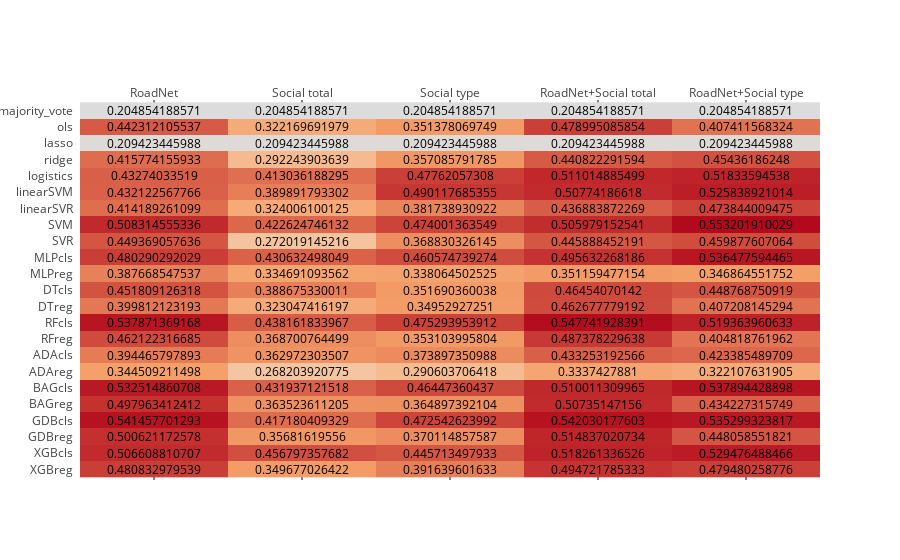

The code cell stored with this chart in its notebook:
### Code cell
fig = ff.create_annotated_heatmap(z=dtb.values, x=dtb.columns.tolist(), y=dtb.index.tolist(), colorscale='magma')
fig['layout'].update(yaxis=dict(autorange='reversed'))
iplot(fig)

### Figure 1 — Plotly figure (JSON) as saved in the notebook; plotly's stock layout.template omitted (floating-point values rounded to 4 significant figures)
{"data": [{"colorscale": "magma", "showscale": false, "type": "heatmap", "x": ["RoadNet", "Social total", "Social type", "RoadNet+Social total", "RoadNet+Social type"], "y": ["majority_vote", "ols", "lasso", "ridge", "logistics", "linearSVM", "linearSVR", "SVM", "SVR", "MLPcls", "MLPreg", "DTcls", "DTreg", "RFcls", "RFreg", "ADAcls", "ADAreg", "BAGcls", "BAGreg", "GDBcls", "GDBreg", "XGBcls", "XGBreg"], "z": [[0.2049, 0.2049, 0.2049, 0.2049, 0.2049], [0.4423, 0.3222, 0.3514, 0.479, 0.4074], [0.2094, 0.2094, 0.2094, 0.2094, 0.2094], [0.4158, 0.2922, 0.3571, 0.4408, 0.4544], [0.4327, 0.413, 0.4776, 0.511, 0.5183], [0.4321, 0.3899, 0.4901, 0.5077, 0.5258], [0.4142, 0.324, 0.3817, 0.4369, 0.4738], [0.5083, 0.4226, 0.474, 0.506, 0.5532], [0.4494, 0.272, 0.3688, 0.4459, 0.4599], [0.4803, 0.4306, 0.4606, 0.4956, 0.5365], [0.3877, 0.3347, 0.3381, 0.3512, 0.3469], [0.4518, 0.3887, 0.3517, 0.4645, 0.4488], [0.3998, 0.323, 0.3495, 0.4627, 0.4072], [0.5379, 0.4382, 0.4753, 0.5477, 0.5194], [0.4621, 0.3687, 0.3531, 0.4874, 0.4048], [0.3945, 0.363, 0.3739, 0.4333, 0.4234], [0.3445, 0.2682, 0.2906, 0.3337, 0.3221], [0.5325, 0.4319, 0.4645, 0.51, 0.5379], [0.498, 0.3635, 0.3649, 0.5074, 0.4342], [0.5415, 0.4172, 0.4725, 0.542, 0.5353], [0.5006, 0.3568, 0.3701, 0.5148, 0.4481], [0.5066, 0.4568, 0.4457, 0.5183, 0.5295], [0.4808, 0.3497, 0.3916, 0.4947, 0.4795]]}], "layout": {"annotations": [{"font": {"color": "#000000"}, "showarrow": false, "text": "0.204854188571", "x": "RoadNet", "xref": "x1", "y": "majority_vote", "yref": "y1"}, {"font": {"color": "#000000"}, "showarrow": false, "text": "0.204854188571", "x": "Social total", "xref": "x1", "y": "majority_vote", "yref": "y1"}, {"font": {"color": "#000000"}, "showarrow": false, "text": "0.204854188571", "x": "Social type", "xref": "x1", "y": "majority_vote", "yref": "y1"}, {"font": {"color": "#000000"}, "showarrow": false, "text": "0.204854188571", "x": "RoadNet+Social total", "xref": "x1", "y": "majority_vote", "yref": "y1"}, {"font": {"color": "#000000"}, "showarrow": false, "text": "0.204854188571", "x": "RoadNet+Social type", "xref": "x1", "y": "majority_vote", "yref": "y1"}, {"font": {"color": "#000000"}, "showarrow": false, "text": "0.442312105537", "x": "RoadNet", "xref": "x1", "y": "ols", "yref": "y1"}, {"font": {"color": "#000000"}, "showarrow": false, "text": "0.322169691979", "x": "Social total", "xref": "x1", "y": "ols", "yref": "y1"}, {"font": {"color": "#000000"}, "showarrow": false, "text": "0.351378069749", "x": "Social type", "xref": "x1", "y": "ols", "yref": "y1"}, {"font": {"color": "#000000"}, "showarrow": false, "text": "0.478995085854", "x": "RoadNet+Social total", "xref": "x1", "y": "ols", "yref": "y1"}, {"font": {"color": "#000000"}, "showarrow": false, "text": "0.407411568324", "x": "RoadNet+Social type", "xref": "x1", "y": "ols", "yref": "y1"}, {"font": {"color": "#000000"}, "showarrow": false, "text": "0.209423445988", "x": "RoadNet", "xref": "x1", "y": "lasso", "yref": "y1"}, {"font": {"color": "#000000"}, "showarrow": false, "text": "0.209423445988", "x": "Social total", "xref": "x1", "y": "lasso", "yref": "y1"}, {"font": {"color": "#000000"}, "showarrow": false, "text": "0.209423445988", "x": "Social type", "xref": "x1", "y": "lasso", "yref": "y1"}, {"font": {"color": "#000000"}, "showarrow": false, "text": "0.209423445988", "x": "RoadNet+Social total", "xref": "x1", "y": "lasso", "yref": "y1"}, {"font": {"color": "#000000"}, "showarrow": false, "text": "0.209423445988", "x": "RoadNet+Social type", "xref": "x1", "y": "lasso", "yref": "y1"}, {"font": {"color": "#000000"}, "showarrow": false, "text": "0.415774155933", "x": "RoadNet", "xref": "x1", "y": "ridge", "yref": "y1"}, {"font": {"color": "#000000"}, "showarrow": false, "text": "0.292243903639", "x": "Social total", "xref": "x1", "y": "ridge", "yref": "y1"}, {"font": {"color": "#000000"}, "showarrow": false, "text": "0.357085791785", "x": "Social type", "xref": "x1", "y": "ridge", "yref": "y1"}, {"font": {"color": "#000000"}, "showarrow": false, "text": "0.440822291594", "x": "RoadNet+Social total", "xref": "x1", "y": "ridge", "yref": "y1"}, {"font": {"color": "#000000"}, "showarrow": false, "text": "0.45436186248", "x": "RoadNet+Social type", "xref": "x1", "y": "ridge", "yref": "y1"}, {"font": {"color": "#000000"}, "showarrow": false, "text": "0.43274033519", "x": "RoadNet", "xref": "x1", "y": "logistics", "yref": "y1"}, {"font": {"color": "#000000"}, "showarrow": false, "text": "0.413036188295", "x": "Social total", "xref": "x1", "y": "logistics", "yref": "y1"}, {"font": {"color": "#000000"}, "showarrow": false, "text": "0.47762057308", "x": "Social type", "xref": "x1", "y": "logistics", "yref": "y1"}, {"font": {"color": "#000000"}, "showarrow": false, "text": "0.511014885499", "x": "RoadNet+Social total", "xref": "x1", "y": "logistics", "yref": "y1"}, {"font": {"color": "#000000"}, "showarrow": false, "text": "0.51833594538", "x": "RoadNet+Social type", "xref": "x1", "y": "logistics", "yref": "y1"}, {"font": {"color": "#000000"}, "showarrow": false, "text": "0.432122567766", "x": "RoadNet", "xref": "x1", "y": "linearSVM", "yref": "y1"}, {"font": {"color": "#000000"}, "showarrow": false, "text": "0.389891793302", "x": "Social total", "xref": "x1", "y": "linearSVM", "yref": "y1"}, {"font": {"color": "#000000"}, "showarrow": false, "text": "0.490117685355", "x": "Social type", "xref": "x1", "y": "linearSVM", "yref": "y1"}, {"font": {"color": "#000000"}, "showarrow": false, "text": "0.50774186618", "x": "RoadNet+Social total", "xref": "x1", "y": "linearSVM", "yref": "y1"}, {"font": {"color": "#000000"}, "showarrow": false, "text": "0.525838921014", "x": "RoadNet+Social type", "xref": "x1", "y": "linearSVM", "yref": "y1"}, {"font": {"color": "#000000"}, "showarrow": false, "text": "0.414189261099", "x": "RoadNet", "xref": "x1", "y": "linearSVR", "yref": "y1"}, {"font": {"color": "#000000"}, "showarrow": false, "text": "0.324006100125", "x": "Social total", "xref": "x1", "y": "linearSVR", "yref": "y1"}, {"font": {"color": "#000000"}, "showarrow": false, "text": "0.381738930922", "x": "Social type", "xref": "x1", "y": "linearSVR", "yref": "y1"}, {"font": {"color": "#000000"}, "showarrow": false, "text": "0.436883872269", "x": "RoadNet+Social total", "xref": "x1", "y": "linearSVR", "yref": "y1"}, {"font": {"color": "#000000"}, "showarrow": false, "text": "0.473844009475", "x": "RoadNet+Social type", "xref": "x1", "y": "linearSVR", "yref": "y1"}, {"font": {"color": "#000000"}, "showarrow": false, "text": "0.508314555336", "x": "RoadNet", "xref": "x1", "y": "SVM", "yref": "y1"}, {"font": {"color": "#000000"}, "showarrow": false, "text": "0.422624746132", "x": "Social total", "xref": "x1", "y": "SVM", "yref": "y1"}, {"font": {"color": "#000000"}, "showarrow": false, "text": "0.474001363549", "x": "Social type", "xref": "x1", "y": "SVM", "yref": "y1"}, {"font": {"color": "#000000"}, "showarrow": false, "text": "0.505979152541", "x": "RoadNet+Social total", "xref": "x1", "y": "SVM", "yref": "y1"}, {"font": {"color": "#000000"}, "showarrow": false, "text": "0.553201910029", "x": "RoadNet+Social type", "xref": "x1", "y": "SVM", "yref": "y1"}, {"font": {"color": "#000000"}, "showarrow": false, "text": "0.449369057636", "x": "RoadNet", "xref": "x1", "y": "SVR", "yref": "y1"}, {"font": {"color": "#000000"}, "showarrow": false, "text": "0.272019145216", "x": "Social total", "xref": "x1", "y": "SVR", "yref": "y1"}, {"font": {"color": "#000000"}, "showarrow": false, "text": "0.368830326145", "x": "Social type", "xref": "x1", "y": "SVR", "yref": "y1"}, {"font": {"color": "#000000"}, "showarrow": false, "text": "0.445888452191", "x": "RoadNet+Social total", "xref": "x1", "y": "SVR", "yref": "y1"}, {"font": {"color": "#000000"}, "showarrow": false, "text": "0.459877607064", "x": "RoadNet+Social type", "xref": "x1", "y": "SVR", "yref": "y1"}, {"font": {"color": "#000000"}, "showarrow": false, "text": "0.480290292029", "x": "RoadNet", "xref": "x1", "y": "MLPcls", "yref": "y1"}, {"font": {"color": "#000000"}, "showarrow": false, "text": "0.430632498049", "x": "Social total", "xref": "x1", "y": "MLPcls", "yref": "y1"}, {"font": {"color": "#000000"}, "showarrow": false, "text": "0.460574739274", "x": "Social type", "xref": "x1", "y": "MLPcls", "yref": "y1"}, {"font": {"color": "#000000"}, "showarrow": false, "text": "0.495632268186", "x": "RoadNet+Social total", "xref": "x1", "y": "MLPcls", "yref": "y1"}, {"font": {"color": "#000000"}, "showarrow": false, "text": "0.536477594465", "x": "RoadNet+Social type", "xref": "x1", "y": "MLPcls", "yref": "y1"}, {"font": {"color": "#000000"}, "showarrow": false, "text": "0.387668547537", "x": "RoadNet", "xref": "x1", "y": "MLPreg", "yref": "y1"}, {"font": {"color": "#000000"}, "showarrow": false, "text": "0.334691093562", "x": "Social total", "xref": "x1", "y": "MLPreg", "yref": "y1"}, {"font": {"color": "#000000"}, "showarrow": false, "text": "0.338064502525", "x": "Social type", "xref": "x1", "y": "MLPreg", "yref": "y1"}, {"font": {"color": "#000000"}, "showarrow": false, "text": "0.351159477154", "x": "RoadNet+Social total", "xref": "x1", "y": "MLPreg", "yref": "y1"}, {"font": {"color": "#000000"}, "showarrow": false, "text": "0.346864551752", "x": "RoadNet+Social type", "xref": "x1", "y": "MLPreg", "yref": "y1"}, {"font": {"color": "#000000"}, "showarrow": false, "text": "0.451809126318", "x": "RoadNet", "xref": "x1", "y": "DTcls", "yref": "y1"}, {"font": {"color": "#000000"}, "showarrow": false, "text": "0.388675330011", "x": "Social total", "xref": "x1", "y": "DTcls", "yref": "y1"}, {"font": {"color": "#000000"}, "showarrow": false, "text": "0.351690360038", "x": "Social type", "xref": "x1", "y": "DTcls", "yref": "y1"}, {"font": {"color": "#000000"}, "showarrow": false, "text": "0.46454070142", "x": "RoadNet+Social total", "xref": "x1", "y": "DTcls", "yref": "y1"}, {"font": {"color": "#000000"}, "showarrow": false, "text": "0.448768750919", "x": "RoadNet+Social type", "xref": "x1", "y": "DTcls", "yref": "y1"}, {"font": {"color": "#000000"}, "showarrow": false, "text": "0.399812123193", "x": "RoadNet", "xref": "x1", "y": "DTreg", "yref": "y1"}, {"font": {"color": "#000000"}, "showarrow": false, "text": "0.323047416197", "x": "Social total", "xref": "x1", "y": "DTreg", "yref": "y1"}, {"font": {"color": "#000000"}, "showarrow": false, "text": "0.34952927251", "x": "Social type", "xref": "x1", "y": "DTreg", "yref": "y1"}, {"font": {"color": "#000000"}, "showarrow": false, "text": "0.462677779192", "x": "RoadNet+Social total", "xref": "x1", "y": "DTreg", "yref": "y1"}, {"font": {"color": "#000000"}, "showarrow": false, "text": "0.407208145294", "x": "RoadNet+Social type", "xref": "x1", "y": "DTreg", "yref": "y1"}, {"font": {"color": "#000000"}, "showarrow": false, "text": "0.537871369168", "x": "RoadNet", "xref": "x1", "y": "RFcls", "yref": "y1"}, {"font": {"color": "#000000"}, "showarrow": false, "text": "0.438161833967", "x": "Social total", "xref": "x1", "y": "RFcls", "yref": "y1"}, {"font": {"color": "#000000"}, "showarrow": false, "text": "0.475293953912", "x": "Social type", "xref": "x1", "y": "RFcls", "yref": "y1"}, {"font": {"color": "#000000"}, "showarrow": false, "text": "0.547741928391", "x": "RoadNet+Social total", "xref": "x1", "y": "RFcls", "yref": "y1"}, {"font": {"color": "#000000"}, "showarrow": false, "text": "0.519363960633", "x": "RoadNet+Social type", "xref": "x1", "y": "RFcls", "yref": "y1"}, {"font": {"color": "#000000"}, "showarrow": false, "text": "0.462122316685", "x": "RoadNet", "xref": "x1", "y": "RFreg", "yref": "y1"}, {"font": {"color": "#000000"}, "showarrow": false, "text": "0.368700764499", "x": "Social total", "xref": "x1", "y": "RFreg", "yref": "y1"}, {"font": {"color": "#000000"}, "showarrow": false, "text": "0.353103995804", "x": "Social type", "xref": "x1", "y": "RFreg", "yref": "y1"}, {"font": {"color": "#000000"}, "showarrow": false, "text": "0.487378229638", "x": "RoadNet+Social total", "xref": "x1", "y": "RFreg", "yref": "y1"}, {"font": {"color": "#000000"}, "showarrow": false, "text": "0.404818761962", "x": "RoadNet+Social type", "xref": "x1", "y": "RFreg", "yref": "y1"}, {"font": {"color": "#000000"}, "showarrow": false, "text": "0.394465797893", "x": "RoadNet", "xref": "x1", "y": "ADAcls", "yref": "y1"}, {"font": {"color": "#000000"}, "showarrow": false, "text": "0.362972303507", "x": "Social total", "xref": "x1", "y": "ADAcls", "yref": "y1"}, {"font": {"color": "#000000"}, "showarrow": false, "text": "0.373897350988", "x": "Social type", "xref": "x1", "y": "ADAcls", "yref": "y1"}, {"font": {"color": "#000000"}, "showarrow": false, "text": "0.433253192566", "x": "RoadNet+Social total", "xref": "x1", "y": "ADAcls", "yref": "y1"}, {"font": {"color": "#000000"}, "showarrow": false, "text": "0.423385489709", "x": "RoadNet+Social type", "xref": "x1", "y": "ADAcls", "yref": "y1"}, {"font": {"color": "#000000"}, "showarrow": false, "text": "0.344509211498", "x": "RoadNet", "xref": "x1", "y": "ADAreg", "yref": "y1"}, {"font": {"color": "#000000"}, "showarrow": false, "text": "0.268203920775", "x": "Social total", "xref": "x1", "y": "ADAreg", "yref": "y1"}, {"font": {"color": "#000000"}, "showarrow": false, "text": "0.290603706418", "x": "Social type", "xref": "x1", "y": "ADAreg", "yref": "y1"}, {"font": {"color": "#000000"}, "showarrow": false, "text": "0.3337427881", "x": "RoadNet+Social total", "xref": "x1", "y": "ADAreg", "yref": "y1"}, {"font": {"color": "#000000"}, "showarrow": false, "text": "0.322107631905", "x": "RoadNet+Social type", "xref": "x1", "y": "ADAreg", "yref": "y1"}, {"font": {"color": "#000000"}, "showarrow": false, "text": "0.532514860708", "x": "RoadNet", "xref": "x1", "y": "BAGcls", "yref": "y1"}, {"font": {"color": "#000000"}, "showarrow": false, "text": "0.431937121518", "x": "Social total", "xref": "x1", "y": "BAGcls", "yref": "y1"}, {"font": {"color": "#000000"}, "showarrow": false, "text": "0.46447360437", "x": "Social type", "xref": "x1", "y": "BAGcls", "yref": "y1"}, {"font": {"color": "#000000"}, "showarrow": false, "text": "0.510011309965", "x": "RoadNet+Social total", "xref": "x1", "y": "BAGcls", "yref": "y1"}, {"font": {"color": "#000000"}, "showarrow": false, "text": "0.537894428898", "x": "RoadNet+Social type", "xref": "x1", "y": "BAGcls", "yref": "y1"}, {"font": {"color": "#000000"}, "showarrow": false, "text": "0.497963412412", "x": "RoadNet", "xref": "x1", "y": "BAGreg", "yref": "y1"}, {"font": {"color": "#000000"}, "showarrow": false, "text": "0.363523611205", "x": "Social total", "xref": "x1", "y": "BAGreg", "yref": "y1"}, {"font": {"color": "#000000"}, "showarrow": false, "text": "0.364897392104", "x": "Social type", "xref": "x1", "y": "BAGreg", "yref": "y1"}, {"font": {"color": "#000000"}, "showarrow": false, "text": "0.50735147156", "x": "RoadNet+Social total", "xref": "x1", "y": "BAGreg", "yref": "y1"}, {"font": {"color": "#000000"}, "showarrow": false, "text": "0.434227315749", "x": "RoadNet+Social type", "xref": "x1", "y": "BAGreg", "yref": "y1"}, {"font": {"color": "#000000"}, "showarrow": false, "text": "0.541457701293", "x": "RoadNet", "xref": "x1", "y": "GDBcls", "yref": "y1"}, {"font": {"color": "#000000"}, "showarrow": false, "text": "0.417180409329", "x": "Social total", "xref": "x1", "y": "GDBcls", "yref": "y1"}, {"font": {"color": "#000000"}, "showarrow": false, "text": "0.472542623992", "x": "Social type", "xref": "x1", "y": "GDBcls", "yref": "y1"}, {"font": {"color": "#000000"}, "showarrow": false, "text": "0.542030177603", "x": "RoadNet+Social total", "xref": "x1", "y": "GDBcls", "yref": "y1"}, {"font": {"color": "#000000"}, "showarrow": false, "text": "0.535299323817", "x": "RoadNet+Social type", "xref": "x1", "y": "GDBcls", "yref": "y1"}, {"font": {"color": "#000000"}, "showarrow": false, "text": "0.500621172578", "x": "RoadNet", "xref": "x1", "y": "GDBreg", "yref": "y1"}, {"font": {"color": "#000000"}, "showarrow": false, "text": "0.35681619556", "x": "Social total", "xref": "x1", "y": "GDBreg", "yref": "y1"}, {"font": {"color": "#000000"}, "showarrow": false, "text": "0.370114857587", "x": "Social type", "xref": "x1", "y": "GDBreg", "yref": "y1"}, {"font": {"color": "#000000"}, "showarrow": false, "text": "0.514837020734", "x": "RoadNet+Social total", "xref": "x1", "y": "GDBreg", "yref": "y1"}, {"font": {"color": "#000000"}, "showarrow": false, "text": "0.448058551821", "x": "RoadNet+Social type", "xref": "x1", "y": "GDBreg", "yref": "y1"}, {"font": {"color": "#000000"}, "showarrow": false, "text": "0.506608810707", "x": "RoadNet", "xref": "x1", "y": "XGBcls", "yref": "y1"}, {"font": {"color": "#000000"}, "showarrow": false, "text": "0.456797357682", "x": "Social total", "xref": "x1", "y": "XGBcls", "yref": "y1"}, {"font": {"color": "#000000"}, "showarrow": false, "text": "0.445713497933", "x": "Social type", "xref": "x1", "y": "XGBcls", "yref": "y1"}, {"font": {"color": "#000000"}, "showarrow": false, "text": "0.518261336526", "x": "RoadNet+Social total", "xref": "x1", "y": "XGBcls", "yref": "y1"}, {"font": {"color": "#000000"}, "showarrow": false, "text": "0.529476488466", "x": "RoadNet+Social type", "xref": "x1", "y": "XGBcls", "yref": "y1"}, {"font": {"color": "#000000"}, "showarrow": false, "text": "0.480832979539", "x": "RoadNet", "xref": "x1", "y": "XGBreg", "yref": "y1"}, {"font": {"color": "#000000"}, "showarrow": false, "text": "0.349677026422", "x": "Social total", "xref": "x1", "y": "XGBreg", "yref": "y1"}, {"font": {"color": "#000000"}, "showarrow": false, "text": "0.391639601633", "x": "Social type", "xref": "x1", "y": "XGBreg", "yref": "y1"}, {"font": {"color": "#000000"}, "showarrow": false, "text": "0.494721785333", "x": "RoadNet+Social total", "xref": "x1", "y": "XGBreg", "yref": "y1"}, {"font": {"color": "#000000"}, "showarrow": false, "text": "0.479480258776", "x": "RoadNet+Social type", "xref": "x1", "y": "XGBreg", "yref": "y1"}], "xaxis": {"dtick": 1, "gridcolor": "rgb(0, 0, 0)", "side": "top", "ticks": ""}, "yaxis": {"autorange": "reversed", "dtick": 1, "ticks": "", "ticksuffix": "  "}}}
